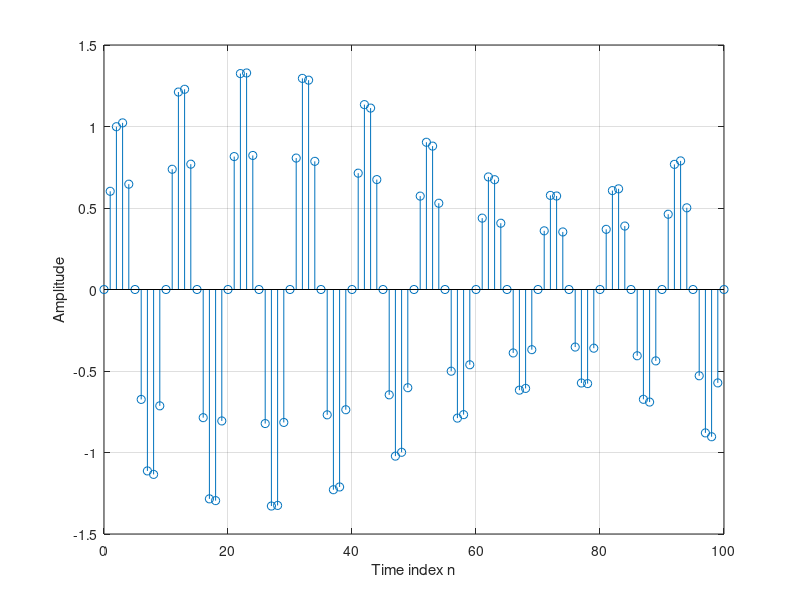
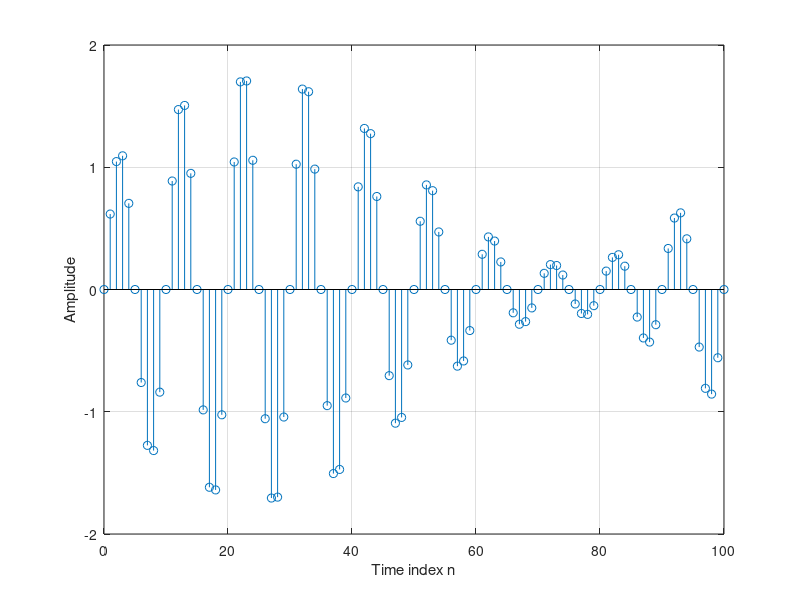
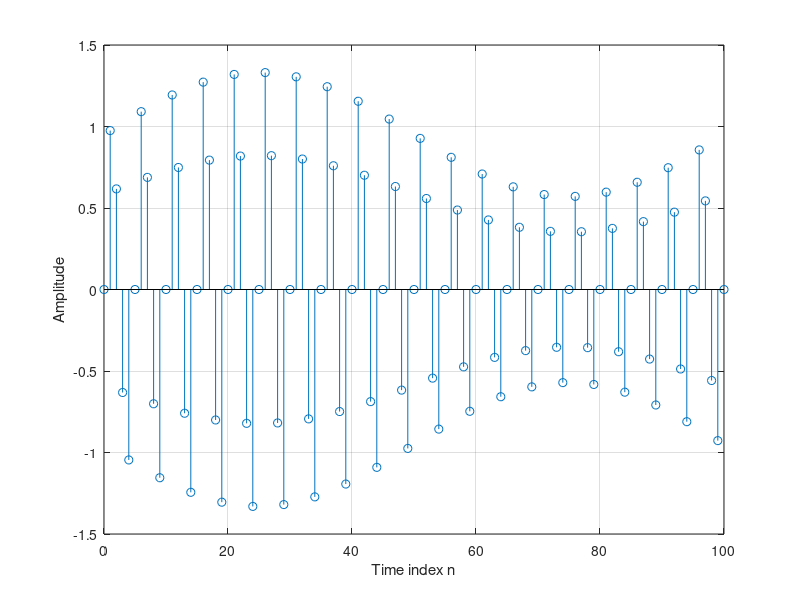
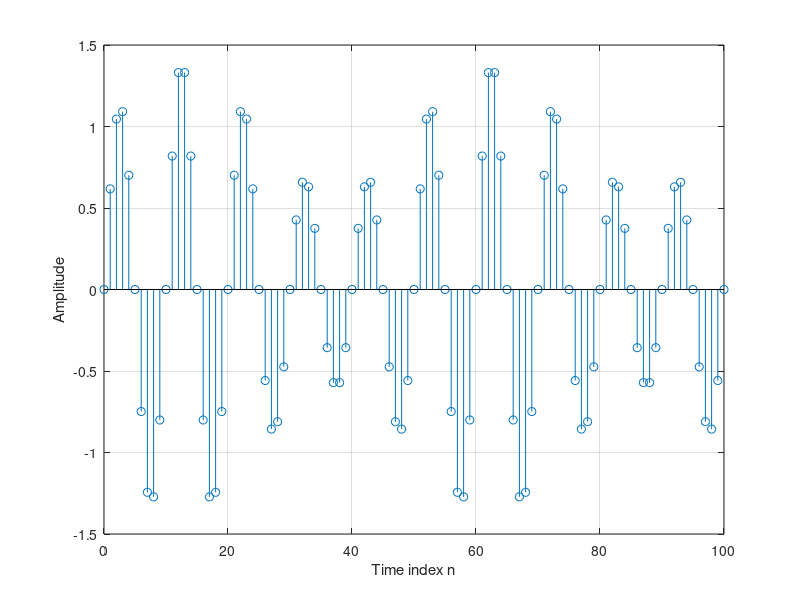

MATLAB code for these plots, in order:
n = 0:100;
m = 0.4; fH = 0.1; fL = 0.01;
xH = sin(2*pi*fH*n);
xL = sin(2*pi*fL*n);
y = (1+m*xL).*xH;
figure; stem(n,y);grid;
xlabel('Time index n');ylabel('Amplitude');
m = 0.8; fH = 0.1; fL = 0.01;
xH = sin(2*pi*fH*n);
xL = sin(2*pi*fL*n);
y = (1+m*xL).*xH;
figure; stem(n,y);grid;
xlabel('Time index n');ylabel('Amplitude');
m = 0.4; fH = 0.2; fL = 0.01;
xH = sin(2*pi*fH*n);
xL = sin(2*pi*fL*n);
y = (1+m*xL).*xH;
figure; stem(n,y);grid;
xlabel('Time index n');ylabel('Amplitude');
m = 0.4; fH = 0.1; fL = 0.02;
xH = sin(2*pi*fH*n);
xL = sin(2*pi*fL*n);
y = (1+m*xL).*xH;
figure; stem(n,y);grid;
xlabel('Time index n');ylabel('Amplitude');
